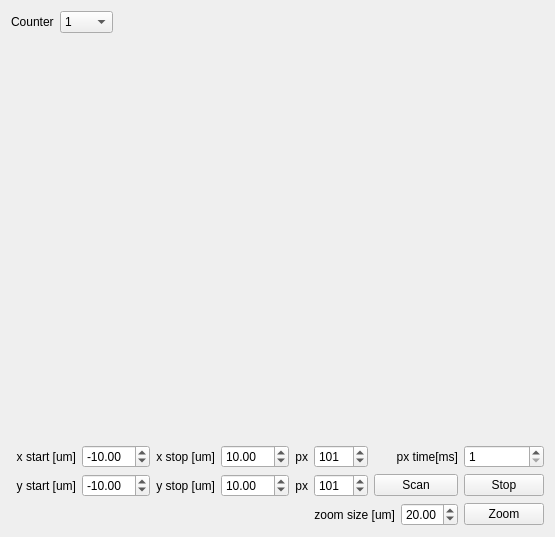
<?xml version="1.0" encoding="UTF-8"?>
<ui version="4.0">
 <class>Panel</class>
 <widget class="QWidget" name="Panel">
  <property name="geometry">
   <rect>
    <x>0</x>
    <y>0</y>
    <width>518</width>
    <height>528</height>
   </rect>
  </property>
  <property name="windowTitle">
   <string>Form</string>
  </property>
  <layout class="QGridLayout" name="gridLayout">
   <item row="0" column="0">
    <widget class="QLabel" name="label_9">
     <property name="text">
      <string>Counter</string>
     </property>
    </widget>
   </item>
   <item row="0" column="1" colspan="2">
    <widget class="QComboBox" name="counter">
     <item>
      <property name="text">
       <string>1</string>
      </property>
     </item>
     <item>
      <property name="text">
       <string>2</string>
      </property>
     </item>
    </widget>
   </item>
   <item row="0" column="3" colspan="8">
    <spacer name="horizontalSpacer_3">
     <property name="orientation">
      <enum>Qt::Horizontal</enum>
     </property>
     <property name="sizeHint" stdset="0">
      <size>
       <width>390</width>
       <height>20</height>
      </size>
     </property>
    </spacer>
   </item>
   <item row="2" column="0" colspan="2">
    <widget class="QLabel" name="label">
     <property name="text">
      <string>x start [um]</string>
     </property>
     <property name="alignment">
      <set>Qt::AlignRight|Qt::AlignTrailing|Qt::AlignVCenter</set>
     </property>
     <property name="buddy">
      <cstring>xstart</cstring>
     </property>
    </widget>
   </item>
   <item row="2" column="2" colspan="2">
    <widget class="QDoubleSpinBox" name="xstart">
     <property name="minimum">
      <double>-100.000000000000000</double>
     </property>
     <property name="maximum">
      <double>100.000000000000000</double>
     </property>
     <property name="value">
      <double>-10.000000000000000</double>
     </property>
    </widget>
   </item>
   <item row="2" column="4">
    <widget class="QLabel" name="label_3">
     <property name="text">
      <string>x stop [um]</string>
     </property>
     <property name="alignment">
      <set>Qt::AlignRight|Qt::AlignTrailing|Qt::AlignVCenter</set>
     </property>
     <property name="buddy">
      <cstring>xstop</cstring>
     </property>
    </widget>
   </item>
   <item row="2" column="5">
    <widget class="QDoubleSpinBox" name="xstop">
     <property name="minimum">
      <double>-100.000000000000000</double>
     </property>
     <property name="maximum">
      <double>100.000000000000000</double>
     </property>
     <property name="value">
      <double>10.000000000000000</double>
     </property>
    </widget>
   </item>
   <item row="2" column="6">
    <widget class="QLabel" name="label_6">
     <property name="text">
      <string>px</string>
     </property>
     <property name="alignment">
      <set>Qt::AlignRight|Qt::AlignTrailing|Qt::AlignVCenter</set>
     </property>
     <property name="buddy">
      <cstring>xsteps</cstring>
     </property>
    </widget>
   </item>
   <item row="2" column="7">
    <widget class="QSpinBox" name="xsteps">
     <property name="minimum">
      <number>11</number>
     </property>
     <property name="maximum">
      <number>1001</number>
     </property>
     <property name="value">
      <number>101</number>
     </property>
    </widget>
   </item>
   <item row="2" column="8" colspan="2">
    <widget class="QLabel" name="label_7">
     <property name="text">
      <string>px time[ms]</string>
     </property>
     <property name="alignment">
      <set>Qt::AlignRight|Qt::AlignTrailing|Qt::AlignVCenter</set>
     </property>
     <property name="buddy">
      <cstring>pxtime</cstring>
     </property>
    </widget>
   </item>
   <item row="2" column="10">
    <widget class="QSpinBox" name="pxtime">
     <property name="minimum">
      <number>1</number>
     </property>
    </widget>
   </item>
   <item row="3" column="0" colspan="2">
    <widget class="QLabel" name="label_2">
     <property name="text">
      <string>y start [um]</string>
     </property>
     <property name="alignment">
      <set>Qt::AlignRight|Qt::AlignTrailing|Qt::AlignVCenter</set>
     </property>
     <property name="buddy">
      <cstring>ystart</cstring>
     </property>
    </widget>
   </item>
   <item row="3" column="2" colspan="2">
    <widget class="QDoubleSpinBox" name="ystart">
     <property name="minimum">
      <double>-100.000000000000000</double>
     </property>
     <property name="maximum">
      <double>100.000000000000000</double>
     </property>
     <property name="value">
      <double>-10.000000000000000</double>
     </property>
    </widget>
   </item>
   <item row="3" column="4">
    <widget class="QLabel" name="label_4">
     <property name="text">
      <string>y stop [um]</string>
     </property>
     <property name="alignment">
      <set>Qt::AlignRight|Qt::AlignTrailing|Qt::AlignVCenter</set>
     </property>
     <property name="buddy">
      <cstring>ystop</cstring>
     </property>
    </widget>
   </item>
   <item row="3" column="5">
    <widget class="QDoubleSpinBox" name="ystop">
     <property name="minimum">
      <double>-100.000000000000000</double>
     </property>
     <property name="maximum">
      <double>100.000000000000000</double>
     </property>
     <property name="value">
      <double>10.000000000000000</double>
     </property>
    </widget>
   </item>
   <item row="3" column="6">
    <widget class="QLabel" name="label_5">
     <property name="text">
      <string>px</string>
     </property>
     <property name="alignment">
      <set>Qt::AlignRight|Qt::AlignTrailing|Qt::AlignVCenter</set>
     </property>
     <property name="buddy">
      <cstring>ysteps</cstring>
     </property>
    </widget>
   </item>
   <item row="3" column="7">
    <widget class="QSpinBox" name="ysteps">
     <property name="minimum">
      <number>11</number>
     </property>
     <property name="maximum">
      <number>1001</number>
     </property>
     <property name="value">
      <number>101</number>
     </property>
    </widget>
   </item>
   <item row="3" column="8" colspan="2">
    <widget class="QPushButton" name="do_scan">
     <property name="text">
      <string>Scan</string>
     </property>
    </widget>
   </item>
   <item row="3" column="10">
    <widget class="QPushButton" name="do_stop">
     <property name="text">
      <string>Stop</string>
     </property>
    </widget>
   </item>
   <item row="4" column="0" colspan="7">
    <spacer name="horizontalSpacer">
     <property name="orientation">
      <enum>Qt::Horizontal</enum>
     </property>
     <property name="sizeHint" stdset="0">
      <size>
       <width>120</width>
       <height>20</height>
      </size>
     </property>
    </spacer>
   </item>
   <item row="4" column="7" colspan="2">
    <widget class="QLabel" name="label_8">
     <property name="text">
      <string>zoom size [um]</string>
     </property>
     <property name="alignment">
      <set>Qt::AlignRight|Qt::AlignTrailing|Qt::AlignVCenter</set>
     </property>
     <property name="buddy">
      <cstring>zoomsize</cstring>
     </property>
    </widget>
   </item>
   <item row="4" column="9">
    <widget class="QDoubleSpinBox" name="zoomsize">
     <property name="minimum">
      <double>1.000000000000000</double>
     </property>
     <property name="value">
      <double>20.000000000000000</double>
     </property>
    </widget>
   </item>
   <item row="4" column="10">
    <widget class="QPushButton" name="do_zoom">
     <property name="text">
      <string>Zoom</string>
     </property>
    </widget>
   </item>
   <item row="1" column="0" colspan="11">
    <widget class="ColorPlot" name="plot" native="true">
     <property name="minimumSize">
      <size>
       <width>500</width>
       <height>400</height>
      </size>
     </property>
    </widget>
   </item>
  </layout>
 </widget>
 <customwidgets>
  <customwidget>
   <class>ColorPlot</class>
   <extends>QWidget</extends>
   <header>plot/chaco_plot.h</header>
   <container>1</container>
  </customwidget>
 </customwidgets>
 <resources/>
 <connections>
  <connection>
   <sender>do_scan</sender>
   <signal>clicked()</signal>
   <receiver>Panel</receiver>
   <slot>start_scan()</slot>
   <hints>
    <hint type="sourcelabel">
     <x>427</x>
     <y>489</y>
    </hint>
    <hint type="destinationlabel">
     <x>507</x>
     <y>535</y>
    </hint>
   </hints>
  </connection>
  <connection>
   <sender>do_zoom</sender>
   <signal>clicked()</signal>
   <receiver>Panel</receiver>
   <slot>zoom()</slot>
   <hints>
    <hint type="sourcelabel">
     <x>508</x>
     <y>518</y>
    </hint>
    <hint type="destinationlabel">
     <x>167</x>
     <y>14</y>
    </hint>
   </hints>
  </connection>
  <connection>
   <sender>do_stop</sender>
   <signal>clicked()</signal>
   <receiver>Panel</receiver>
   <slot>stop_scan()</slot>
   <hints>
    <hint type="sourcelabel">
     <x>508</x>
     <y>489</y>
    </hint>
    <hint type="destinationlabel">
     <x>253</x>
     <y>267</y>
    </hint>
   </hints>
  </connection>
 </connections>
 <slots>
  <slot>start_scan()</slot>
  <slot>zoom()</slot>
  <slot>stop_scan()</slot>
 </slots>
</ui>
